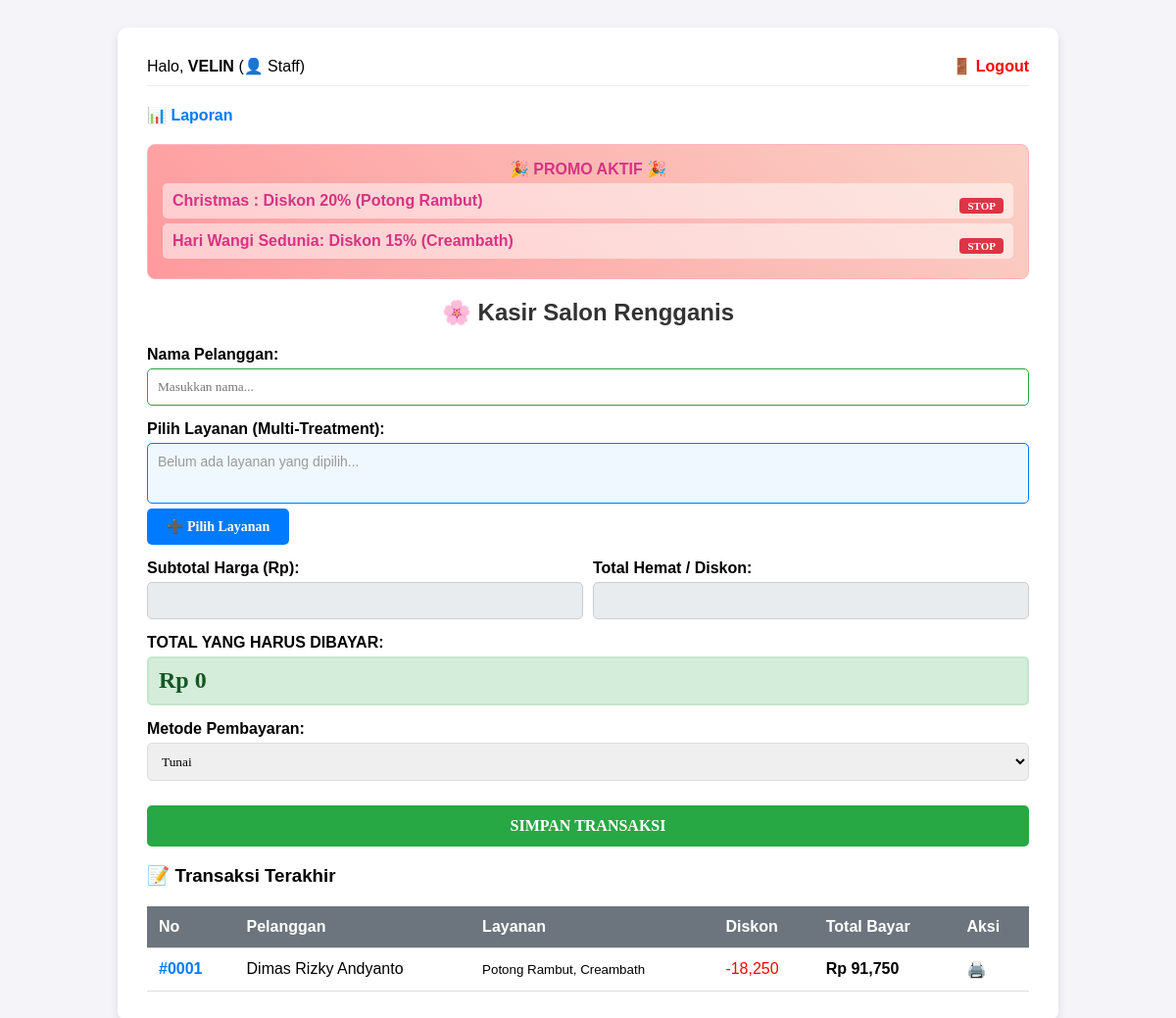
Page /index.php (signed in) on the committed database.
### tables this page shows
CREATE TABLE daftar_promo (
    id INTEGER PRIMARY KEY,
    nama_promo TEXT,
    jenis_diskon TEXT, -- 'persen' atau 'nominal'
    nilai_diskon INTEGER,
    target_layanan TEXT, -- Nama layanan yang didiskon
    berlaku_sampai DATETIME
);

CREATE TABLE transaksi (
        id INTEGER PRIMARY KEY AUTOINCREMENT,
        tanggal DATE NOT NULL,
        jam TIME NOT NULL,
        nama_pelanggan TEXT,
        jenis_layanan TEXT NOT NULL,
        harga REAL NOT NULL,
        diskon REAL DEFAULT 0,
        total_bayar REAL NOT NULL,
        catatan TEXT
    , metode_pembayaran TEXT DEFAULT 'Tunai', no_nota INTEGER DEFAULT 0);

### index.php (the view, shortened to what this page needs)
<?php
$db = new PDO("sqlite:salon.db");
try {
    $db->query("SELECT no_nota FROM transaksi LIMIT 1");
} catch (Exception $e) {
    $db->exec("ALTER TABLE transaksi ADD COLUMN no_nota INTEGER DEFAULT 0");
}
$atribut_lock = (isset($_SESSION['role']) && $_SESSION['role'] == 'supervisor') ? "" : "readonly";
$sekarang = date('Y-m-d H:i:s');
$query_promo = $db->query("SELECT * FROM daftar_promo WHERE berlaku_sampai > '$sekarang'");
$semua_promo = $query_promo->fetchAll(PDO::FETCH_ASSOC);
$opsi_metode = $db->query("SELECT * FROM master_metode");
$data_transaksi = $db->query("SELECT * FROM transaksi ORDER BY id DESC LIMIT 5");
?>
<!DOCTYPE html>
<html lang="id">
<head>
</head>
<body>
<div class="container">
    <div class="user-header">
        <div>Halo, <b><?= strtoupper($_SESSION['nama'] ?? 'USER') ?></b> (<?= ($_SESSION['role'] ?? '') == 'supervisor' ? '👑 Supervisor' : '👤 Staff' ?>)</div>
        <a href="logout.php" style="color: red; text-decoration: none; font-weight: bold;">🚪 Logout</a>
    </div>
    <div class="top-links">
        <a href="laporan.php" class="btn-link">📊 Laporan</a>
    </div>
    <?php if(count($semua_promo) > 0): ?>
    <div class="promo-banner">
        <div style="text-align: center; margin-bottom: 5px;">🎉 PROMO AKTIF 🎉</div>
        <?php foreach($semua_promo as $p): ?>
        <div class="promo-item">
            <span><b><?= $p['nama_promo'] ?></b>: Diskon <?= $p['jenis_diskon']=='nominal' ? 'Rp'.number_format($p['nilai_diskon']) : $p['nilai_diskon'].'%' ?> (<?= $p['target_layanan'] ?>)</span>
            <form method="POST" style="margin:0;" onsubmit="return confirm('Stop promo ini?');">
                <button type="submit" class="btn-stop">STOP</button>
            </form>
        </div>
        <?php endforeach; ?>
    </div>
    <?php endif; ?>
    <h2>🌸 Kasir Salon Rengganis</h2>
    <form method="POST">
        <div class="form-group">
            <label>Nama Pelanggan:</label>
            <input type="text" name="nama" required autocomplete="off" placeholder="Masukkan nama...">
        </div>
        <div class="form-group">
            <label>Pilih Layanan (Multi-Treatment):</label>
            <div id="selectedServicesDisplay" class="selected-services-box">
                <span style='color:#999'>Belum ada layanan yang dipilih...</span>
            </div>
            <button type="button" id="btnPilihLayanan" class="btn-pilih" onclick="toggleModal(true)">➕ Pilih Layanan</button>
        </div>
        <div style="display: flex; gap: 10px;">
            <div class="form-group" style="flex: 1;">
                <label>Subtotal Harga (Rp):</label>
                <input type="number" name="harga_tampil" id="inputHarga" <?= $atribut_lock ?> onkeyup="manualEditHarga()">
            </div>
            <div class="form-group" style="flex: 1;">
                <label>Total Hemat / Diskon:</label>
                <input type="number" name="diskon_tampil" id="inputDiskon" readonly>
            </div>
        </div>
        <div class="form-group">
            <label>TOTAL YANG HARUS DIBAYAR:</label>
            <input type="text" id="inputTotal" readonly value="Rp 0">
        </div>
        <div class="form-group">
            <label>Metode Pembayaran:</label>
            <select name="metode">
                <?php foreach($opsi_metode as $row): ?>
                    <option value="<?= $row['nama_metode'] ?>"><?= $row['nama_metode'] ?></option>
                <?php endforeach; ?>
            </select>
        </div>
        <button type="submit" name="simpan">SIMPAN TRANSAKSI</button>
    </form>
    <h3>📝 Transaksi Terakhir</h3>
    <table>
        <thead>
            <tr>
                <th>No</th>
                <th>Pelanggan</th>
                <th>Layanan</th>
                <th>Diskon</th>
                <th>Total Bayar</th>
                <th>Aksi</th>
            </tr>
        </thead>
        <tbody>
            <?php foreach($data_transaksi as $row): ?>
            <tr>
                <td style="font-weight: bold; color: #007bff;">#<?= str_pad($row['no_nota'], 4, '0', STR_PAD_LEFT) ?></td>
                <td><?= $row['nama_pelanggan'] ?></td>
                <td><small><?= $row['jenis_layanan'] ?></small></td>
                <td style="color: red;"><?= ($row['diskon'] > 0) ? '-'.number_format($row['diskon']) : '-' ?></td>
                <td style="font-weight: bold;">Rp <?= number_format($row['total_bayar']) ?></td>
                <td><a href="index.php?cetak=<?= $row['id'] ?>" style="text-decoration: none;">🖨️</a></td>
            </tr>
            <?php endforeach; ?>
        </tbody>
    </table>
</div>
</body>
</html>

### index.php (style rules this page uses)
body { font-family: 'Comic Sans MS', 'Chalkboard SE', sans-serif; background-color: #f4f4f9; padding: 20px; }
.container { max-width: 900px; margin: 0 auto; background: white; padding: 30px; border-radius: 10px; box-shadow: 0 4px 10px rgba(0,0,0,0.1); }
h2 { text-align: center; color: #333; }
.form-group { margin-bottom: 15px; }
label { display: block; font-weight: bold; margin-bottom: 5px; }
input[readonly] { background-color: #e9ecef; color: #555; cursor: not-allowed; border: 1px solid #ccc; }
input:not([readonly]) { background-color: #fff; border: 1px solid #28a745; }
input, select { width: 100%; padding: 10px; border: 1px solid #ddd; border-radius: 5px; box-sizing: border-box; font-family: 'Comic Sans MS'; }
#inputTotal { background-color: #d4edda; font-weight: bold; color: #155724; font-size: 24px; border: 2px solid #c3e6cb; height: 50px; }
button { width: 100%; padding: 12px; background-color: #28a745; color: white; border: none; cursor: pointer; font-weight: bold; font-size: 16px; border-radius: 5px; margin-top: 10px; font-family: 'Comic Sans MS'; }
.promo-banner { background: linear-gradient(45deg, #ff9a9e 0%, #fad0c4 99%, #fad0c4 100%); padding: 15px; border-radius: 8px; margin-bottom: 20px; color: #d63384; font-weight: bold; border: 1px solid #ffb3c1; }
.promo-item { background: rgba(255,255,255,0.5); padding: 5px 10px; margin-bottom: 5px; border-radius: 5px; display: flex; justify-content: space-between; align-items: center; }
.btn-stop { background: #dc3545; color: white; border: none; padding: 2px 8px; border-radius: 4px; cursor: pointer; font-size: 11px; font-weight: bold; }
.selected-services-box { border: 1px solid #007bff; background: #f0f8ff; padding: 10px; border-radius: 5px; min-height: 40px; margin-top: 5px; font-size: 14px; color: #333; }
.btn-pilih { background: #007bff; width: auto; padding: 10px 20px; margin-top: 5px; display: inline-block; font-size: 14px; }
table { width: 100%; border-collapse: collapse; margin-top: 20px; }
th, td { padding: 12px; border-bottom: 1px solid #ddd; text-align: left; }
th { background-color: #6c757d; color: white; }
.top-links { display: flex; justify-content: space-between; margin-bottom: 20px; }
.btn-link { text-decoration: none; color: #007bff; font-weight: bold; }
.user-header { display: flex; justify-content: space-between; align-items: center; margin-bottom: 20px; padding-bottom: 10px; border-bottom: 1px solid #eee; }

### rows in the picture
daftar_promo: nama_promo "Christmas", nilai_diskon "20", target_layanan "Potong Rambut"
daftar_promo: nama_promo "Hari Wangi Sedunia", nilai_diskon "15", target_layanan "Creambath"
transaksi: no_nota "0001", nama_pelanggan "Dimas Rizky Andyanto", jenis_layanan "Potong Rambut, Creambath", diskon "18,250", total_bayar "91,750"

### other values in the picture
$_SESSION['nama'] "VELIN"
form field metode "Tunai"
